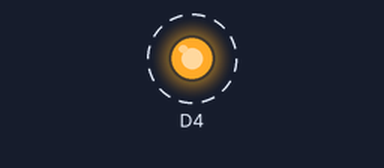
Bench run of a sketch on a simulated ESP8266 (NodeMCU). Shown: output pins drawn as LEDs (lit = HIGH). Dashed ring = blinking.

Above: at 0.2 s.
Timing chart, 0 to 3.0 s (numbered marks = the images above):
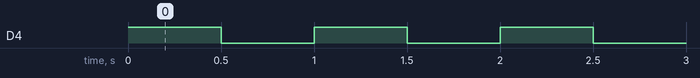

Measured:
- by itself, D4: alternates HIGH for 0.50 s and LOW for 0.50 s

The sketch:

prg1.ino
```cpp
void setup() {
  // put your setup code here, to run once
  pinMode(D4, OUTPUT);
}
void loop() {
  //put your maion code here,to run repeatedly;
  digitalWrite(D4, HIGH);
  delay(500);
  digitalWrite(D4, LOW);
  delay(500);
}
```
